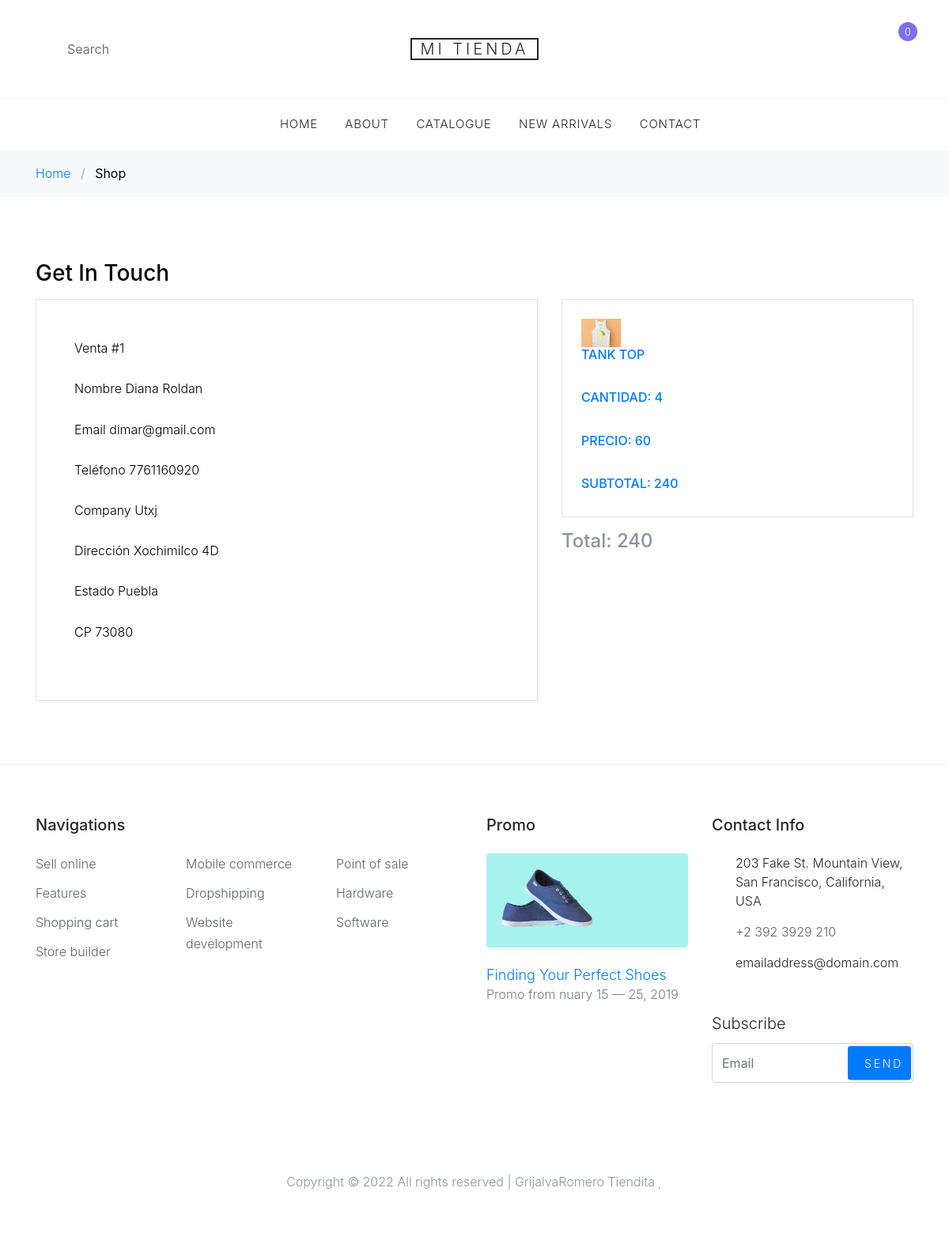
Page /Carrito/verpedido.php?id_venta=1 on the committed database.
### tables this page shows
CREATE TABLE `ventas` (
  `id` int NOT NULL,
  `id_usuario` int NOT NULL,
  `total` double NOT NULL,
  `fecha` timestamp NOT NULL DEFAULT CURRENT_TIMESTAMP
);

CREATE TABLE `usuario` (
  `id` int NOT NULL,
  `nombre` varchar(200) NOT NULL,
  `telefono` varchar(200) NOT NULL,
  `email` varchar(200) NOT NULL,
  `password` varchar(100) NOT NULL,
  `img_perfil` varchar(300) NOT NULL,
  `nivel` varchar(50) NOT NULL
);

CREATE TABLE `envios` (
  `id_envio` int NOT NULL,
  `pais` varchar(50) NOT NULL,
  `company` varchar(50) NOT NULL,
  `direccion` varchar(100) NOT NULL,
  `estado` varchar(50) NOT NULL,
  `cp` varchar(10) NOT NULL,
  `id_venta` int NOT NULL
);

CREATE TABLE `productos_venta` (
  `id` int NOT NULL,
  `id_venta` int NOT NULL,
  `id_producto` int NOT NULL,
  `cantidad` double NOT NULL,
  `precio` double NOT NULL,
  `subtotal` double NOT NULL
);

CREATE TABLE `productos` (
  `id` int NOT NULL,
  `nombre` varchar(300) NOT NULL,
  `descripcion` text NOT NULL,
  `precio` double NOT NULL,
  `imagen` varchar(200) NOT NULL,
  `inventario` int NOT NULL,
  `id_categoria` int NOT NULL,
  `talla` varchar(100) NOT NULL,
  `color` varchar(100) NOT NULL
);

### Carrito/verpedido.php (the view, shortened to what this page needs)
<?php
include "./php/conexion.php";
$datos = $conexion->query("select
        ventas.*,
        usuario.nombre, usuario.telefono, usuario.email
        from ventas
        inner join usuario on ventas.id_usuario = usuario.id
        where ventas.id= ".$_GET['id_venta'])or die($conexion->error);
$datosUsuario = mysqli_fetch_row($datos);
$datos2 = $conexion->query("select * from envios where id_venta= ".$_GET['id_venta'])or die($conexion->error);
$datosEnvio= mysqli_fetch_row($datos2);
$datos3= $conexion->query("select productos_venta.*,
                    productos.nombre as nombre_producto, productos.imagen
                    from productos_venta inner join productos on productos_venta.id_producto = productos.id
                    where id_venta =".$_GET['id_venta'])or die($conexion->error);
?>
<!DOCTYPE html>
<html lang="en">
  <head>
    <link rel="stylesheet" href="fonts/icomoon/style.css">
    <link rel="stylesheet" href="css/bootstrap.min.css">
    <link rel="stylesheet" href="css/magnific-popup.css">
    <link rel="stylesheet" href="css/jquery-ui.css">
    <link rel="stylesheet" href="css/owl.carousel.min.css">
    <link rel="stylesheet" href="css/owl.theme.default.min.css">
    <link rel="stylesheet" href="css/aos.css">
    <link rel="stylesheet" href="css/style.css">
  </head>
  <body>
  <div class="site-wrap">
  <?php include("./layouts/header.php"); ?>
    <div class="site-section">
      <div class="container">
        <div class="row">
          <div class="col-md-12">
            <h2 class="h3 mb-3 text-black">Get In Touch</h2>
          </div>
          <div class="col-md-7">
            <form action="#" method="post">
              <div class="p-3 p-lg-5 border">
                <div class="form-group row">
                  <div class="col-md-12">
                    <label for="c_fname" class="text-black">Venta #<?php echo $_GET['id_venta']; ?></label>
                  </div>
                </div>
                <div class="form-group row">
                  <div class="col-md-12">
                    <label for="c_fname" class="text-black">Nombre <?php echo $datosUsuario[4]; ?></label>
                  </div>
                </div>
                <div class="form-group row">
                  <div class="col-md-12">
                    <label for="c_fname" class="text-black">Email <?php echo $datosUsuario[6]; ?></label>
                  </div>
                </div>
                <div class="form-group row">
                  <div class="col-md-12">
                    <label for="c_fname" class="text-black">Teléfono <?php echo $datosUsuario[5]; ?></label>
                  </div>
                </div>
                <div class="form-group row">
                  <div class="col-md-12">
                    <label for="c_fname" class="text-black">Company <?php echo $datosEnvio[2]; ?></label>
                  </div>
                </div>
                <div class="form-group row">
                  <div class="col-md-12">
                    <label for="c_fname" class="text-black">Dirección <?php echo $datosEnvio[3]; ?></label>
                  </div>
                </div>
                <div class="form-group row">
                  <div class="col-md-12">
                    <label for="c_fname" class="text-black">Estado <?php echo $datosEnvio[4]; ?></label>
                  </div>
                </div>
                <div class="form-group row">
                  <div class="col-md-12">
                    <label for="c_fname" class="text-black">CP <?php echo $datosEnvio[5]; ?></label>
                  </div>
                </div>
              </div>
            </form>
          </div>
          <div class="col-md-5 ml-auto">
              <?php
                while ($f = mysqli_fetch_array($datos3)) {
              ?>
            <div class="p-4 border mb-3">
                <img src="./images/<?php echo $f['imagen'];?>" width="50px"/>
              <span class="d-block text-primary h6 text-uppercase"><?php echo $f['nombre_producto'];?></span><br>
              <span class="d-block text-primary h6 text-uppercase">Cantidad: <?php echo $f['cantidad'];?></span><br>
              <span class="d-block text-primary h6 text-uppercase">Precio: <?php echo $f['precio'];?></span><br>
              <span class="d-block text-primary h6 text-uppercase">Subtotal: <?php echo $f['subtotal'];?></span>
            </div>
                <?php } ?>
            <h4>Total: <?php echo $datosUsuario[2];?></h4>
          </div>
        </div>
      </div>
    </div>
    <?php include("./layouts/footer.php"); ?>
  </div>
  </body>
</html>

### Carrito/css/style.css (style rules this page uses)
body { line-height: 1.7; color: #8c92a0; font-weight: 300; font-size: 16px; }
.text-black { color: #000; }
.site-wrap:before { -webkit-transition: .3s all ease-in-out; -o-transition: .3s all ease-in-out; transition: .3s all ease-in-out; background: rgba(0, 0, 0, 0.6); content: ""; position: absolute; z-index: 2000; top: 0; left: 0; right: 0; bottom: 0; opacity: 0; visibility: hidden; }
.site-section { padding: 2.5em 0; }
@media (min-width: 768px) { .site-section { padding: 5em 0; } }

### rows in the picture
ventas: id_usuario.nombre "Diana Roldan", id_usuario.email "dimar@gmail.com", id_usuario.telefono "7761160920", total "240"
envios: company "Utxj", direccion "Xochimilco 4D", estado "Puebla", cp "73080"
productos_venta: id_producto.imagen (picture), id_producto.nombre "TANK TOP", cantidad "4", precio "60", subtotal "240"

### other values in the picture
$_GET['id_venta'] "1"
